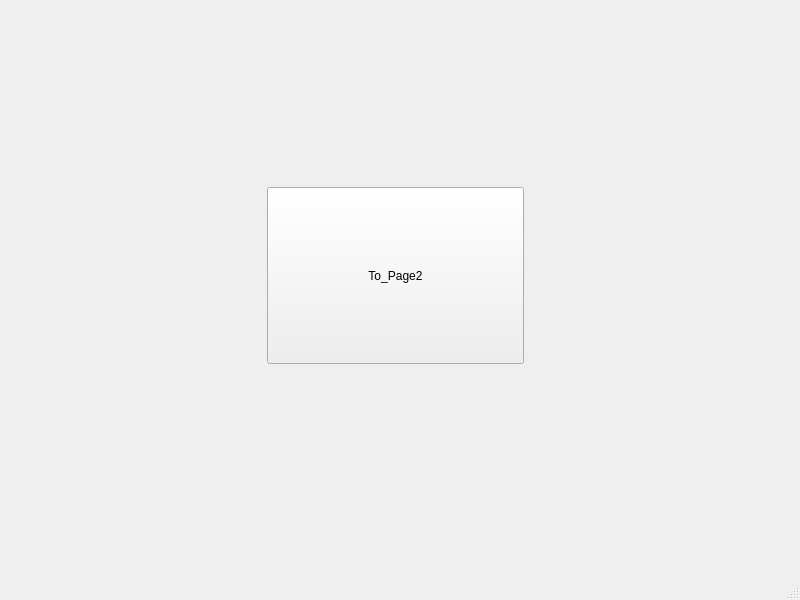
<?xml version="1.0" encoding="UTF-8"?>
<ui version="4.0">
 <class>MainWindow</class>
 <widget class="QMainWindow" name="MainWindow">
  <property name="geometry">
   <rect>
    <x>0</x>
    <y>0</y>
    <width>800</width>
    <height>600</height>
   </rect>
  </property>
  <property name="sizePolicy">
   <sizepolicy hsizetype="Expanding" vsizetype="Expanding">
    <horstretch>0</horstretch>
    <verstretch>0</verstretch>
   </sizepolicy>
  </property>
  <property name="minimumSize">
   <size>
    <width>200</width>
    <height>150</height>
   </size>
  </property>
  <property name="windowTitle">
   <string>MainWindow</string>
  </property>
  <widget class="QWidget" name="centralwidget">
   <property name="sizePolicy">
    <sizepolicy hsizetype="Expanding" vsizetype="Expanding">
     <horstretch>0</horstretch>
     <verstretch>0</verstretch>
    </sizepolicy>
   </property>
   <widget class="QWidget" name="gridLayoutWidget">
    <property name="geometry">
     <rect>
      <x>10</x>
      <y>10</y>
      <width>771</width>
      <height>531</height>
     </rect>
    </property>
    <layout class="QGridLayout" name="gridLayout">
     <item row="0" column="1">
      <spacer name="verticalSpacer">
       <property name="orientation">
        <enum>Qt::Vertical</enum>
       </property>
       <property name="sizeHint" stdset="0">
        <size>
         <width>20</width>
         <height>40</height>
        </size>
       </property>
      </spacer>
     </item>
     <item row="1" column="0">
      <spacer name="horizontalSpacer">
       <property name="orientation">
        <enum>Qt::Horizontal</enum>
       </property>
       <property name="sizeHint" stdset="0">
        <size>
         <width>40</width>
         <height>20</height>
        </size>
       </property>
      </spacer>
     </item>
     <item row="1" column="2">
      <spacer name="horizontalSpacer_2">
       <property name="orientation">
        <enum>Qt::Horizontal</enum>
       </property>
       <property name="sizeHint" stdset="0">
        <size>
         <width>40</width>
         <height>20</height>
        </size>
       </property>
      </spacer>
     </item>
     <item row="1" column="1">
      <widget class="QPushButton" name="pushButton">
       <property name="sizePolicy">
        <sizepolicy hsizetype="Expanding" vsizetype="Expanding">
         <horstretch>0</horstretch>
         <verstretch>0</verstretch>
        </sizepolicy>
       </property>
       <property name="text">
        <string>To_Page2</string>
       </property>
      </widget>
     </item>
     <item row="2" column="1">
      <spacer name="verticalSpacer_2">
       <property name="orientation">
        <enum>Qt::Vertical</enum>
       </property>
       <property name="sizeHint" stdset="0">
        <size>
         <width>20</width>
         <height>40</height>
        </size>
       </property>
      </spacer>
     </item>
    </layout>
   </widget>
  </widget>
  <widget class="QMenuBar" name="menubar">
   <property name="geometry">
    <rect>
     <x>0</x>
     <y>0</y>
     <width>800</width>
     <height>21</height>
    </rect>
   </property>
  </widget>
  <widget class="QStatusBar" name="statusbar"/>
 </widget>
 <resources/>
 <connections>
  <connection>
   <sender>pushButton</sender>
   <signal>clicked()</signal>
   <receiver>MainWindow</receiver>
   <slot>btn_1_to_2()</slot>
   <hints>
    <hint type="sourcelabel">
     <x>361</x>
     <y>320</y>
    </hint>
    <hint type="destinationlabel">
     <x>420</x>
     <y>579</y>
    </hint>
   </hints>
  </connection>
 </connections>
 <slots>
  <slot>btn_1_to_2()</slot>
 </slots>
</ui>
